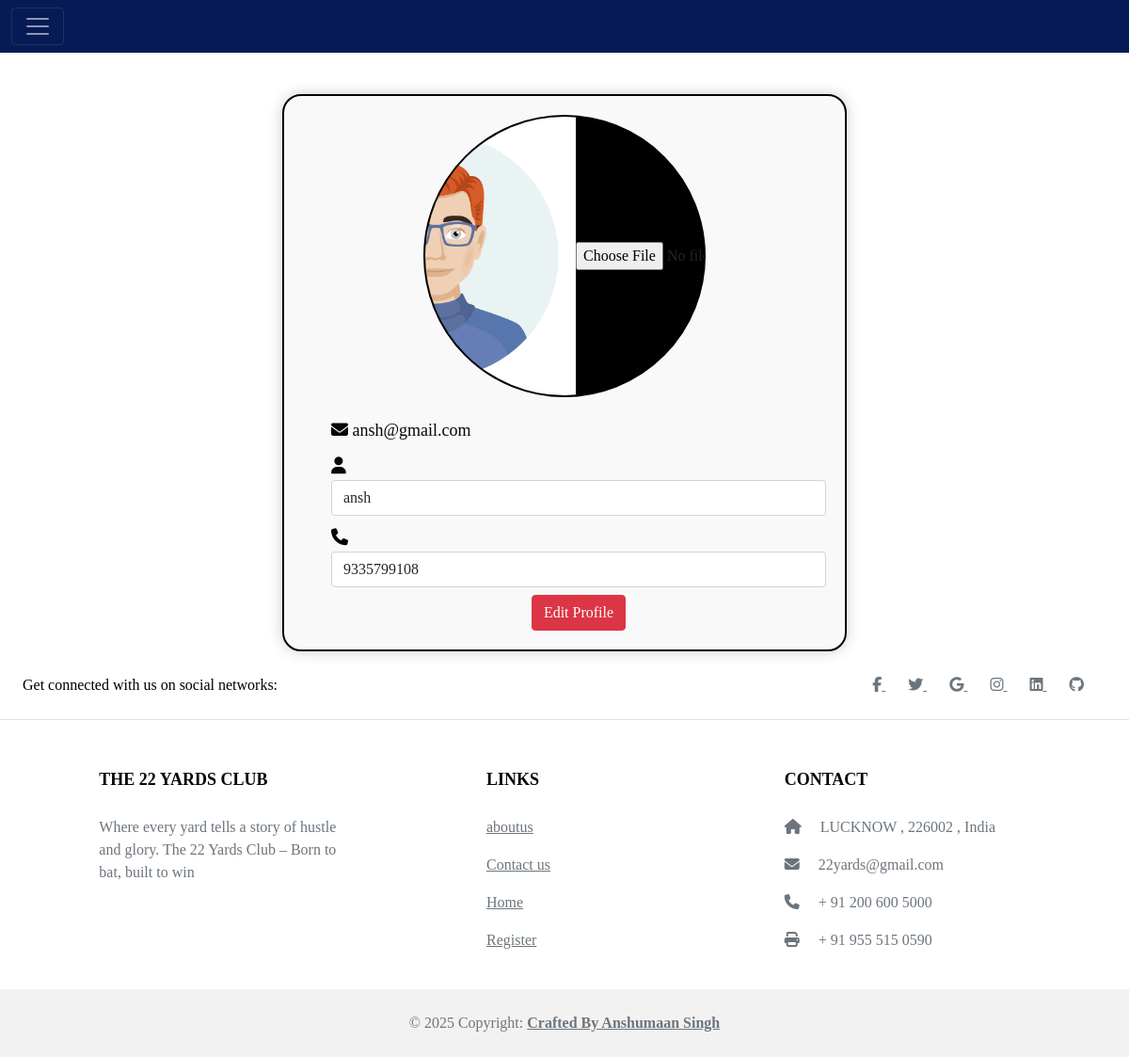
The page /user_editprofile/ (signed in) on the database its author committed.
### sports_app/models.py (models this page shows)
class User(models.Model):
    name=models.CharField(max_length=40,null=False)
    email=models.EmailField(max_length=40,null=False,primary_key=True)
    password=models.CharField(max_length=40,null=False)
    phone=models.CharField(max_length=50,null=False)
    profile_pic=models.FileField( upload_to ="user_pic/",default="")
    date=models.DateField(default=timezone.now)

### sports_app/user_views.py (the view, shortened to what this page needs)
# urls.py: path("user_editprofile/",user_views.user_editprofile,name='user_editprofile'),
def user_editprofile(request):
   if request.method=="GET":
        user_email=request.session["web_key"]
        user_Obj=User.objects.get(email=user_email)
        user_dict={
        "user_key":user_Obj
            }
        return render(request,"sports_app/user/user_editprofile.html",user_dict)

### sports_app/templates/sports_app/user/user_editprofile.html (shortened to what this page needs)
<!DOCTYPE html>
{% load static %}
<html lang="en">
<head>
    {% include 'sports_app/common/common_css.html' %}
</head>
<body>
    {% include 'sports_app/user/user_header.html' %}
    <div class="main-div">
       <form action="/user_editprofile/" method="post" enctype="multipart/form-data">
        <div class="flex-container">
            <div class="image-div">
                <img src="/media/{{ user_key.profile_pic }}" alt="Profile Picture">
                <input type="file" name="pic">
            </div>
            <div class="profile-div">
                <h5><i class="fas fa-envelope"></i> {{ user_key.email }}</h5>
                <h5><i class="fas fa-user"></i><input type="text" name="name" class="form-control" required value= "{{ user_key.name }}"></h5>
                <h5><i class="fas fa-phone"></i><input type="tel" name="phone" class="form-control" required value="{{ user_key.phone }}"> </h5>
            <div class="text-center">
                <button class="btn btn-danger">Edit Profile</button>
            </div>
            </div>
        </div>
    </div>
    {% include 'sports_app/common/footer.html' %}
</body>
</html>

### sports_app/static/sports_app/css/style.css (style rules this page uses)
body,html { min-height:100vh; display:flex; flex-direction:column; background-color:rgb(255, 255, 255)!important; }
.main-div { flex:1; }
* { font-family:cursive; box-sizing:border-box; }

### sports_app/templates/sports_app/user/user_editprofile.html (style rules this page uses)
.flex-container { width: 50%; border: 2px solid black; margin: auto; margin-top: 100px; padding: 20px; display: flex; flex-direction: column; align-items: center; box-shadow: 0 0 15px rgba(0, 0, 0, 0.2); border-radius: 20px; background-color: #f9f9f9; }
.image-div { width: 300px; height: 300px; background-color: #000; border: 2px solid black; border-radius: 50%; overflow: hidden; display: flex; align-items: center; justify-content: center; margin-bottom: 20px; }
.image-div img { width: 100%; height: 100%; object-fit: cover; }
.profile-div { width: 100%; text-align: left; padding-left: 30px; }
h5 { color: rgb(5, 8, 2); line-height: 30px; font-size: 18px; }

### rows shown on the page
User: profile_pic (picture), email "ansh@gmail.com", name "ansh", phone "9335799108"
